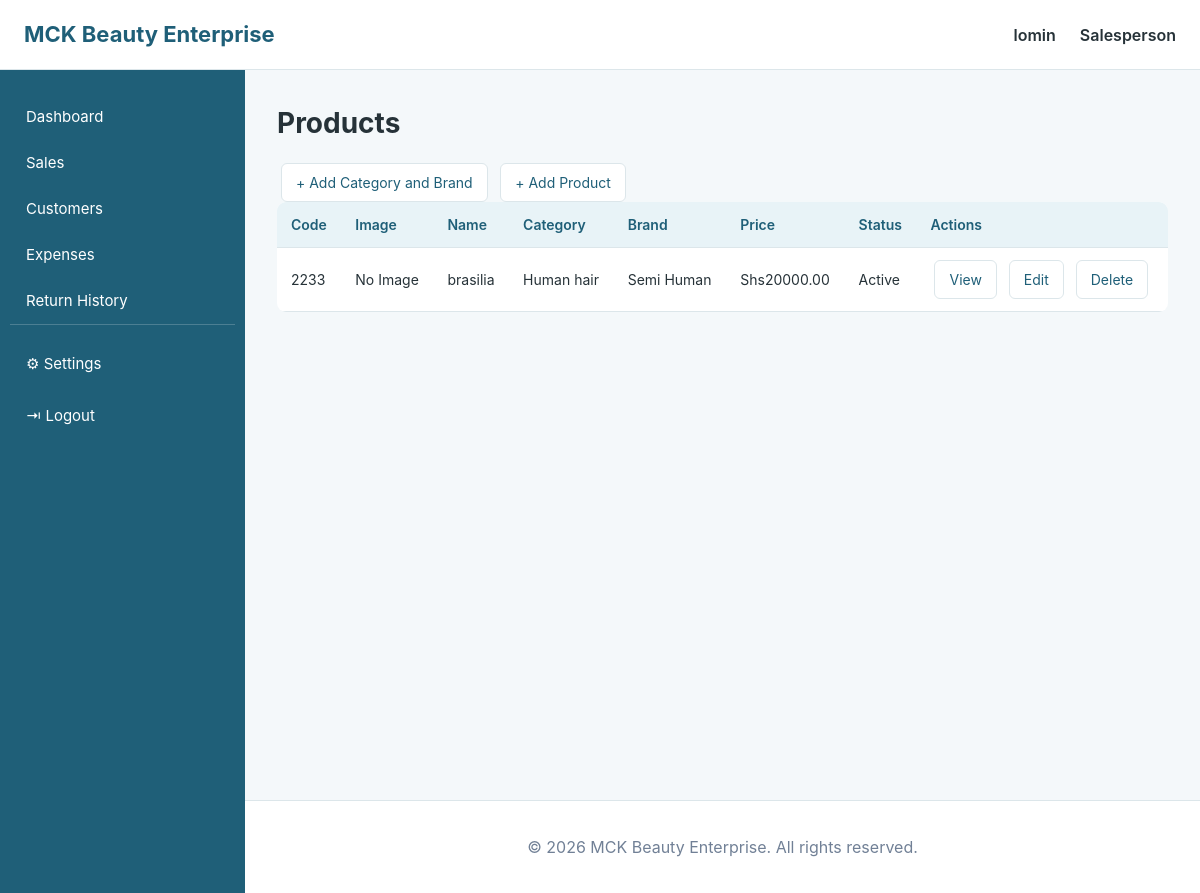
Before: /products/ (signed in) with the older database file.
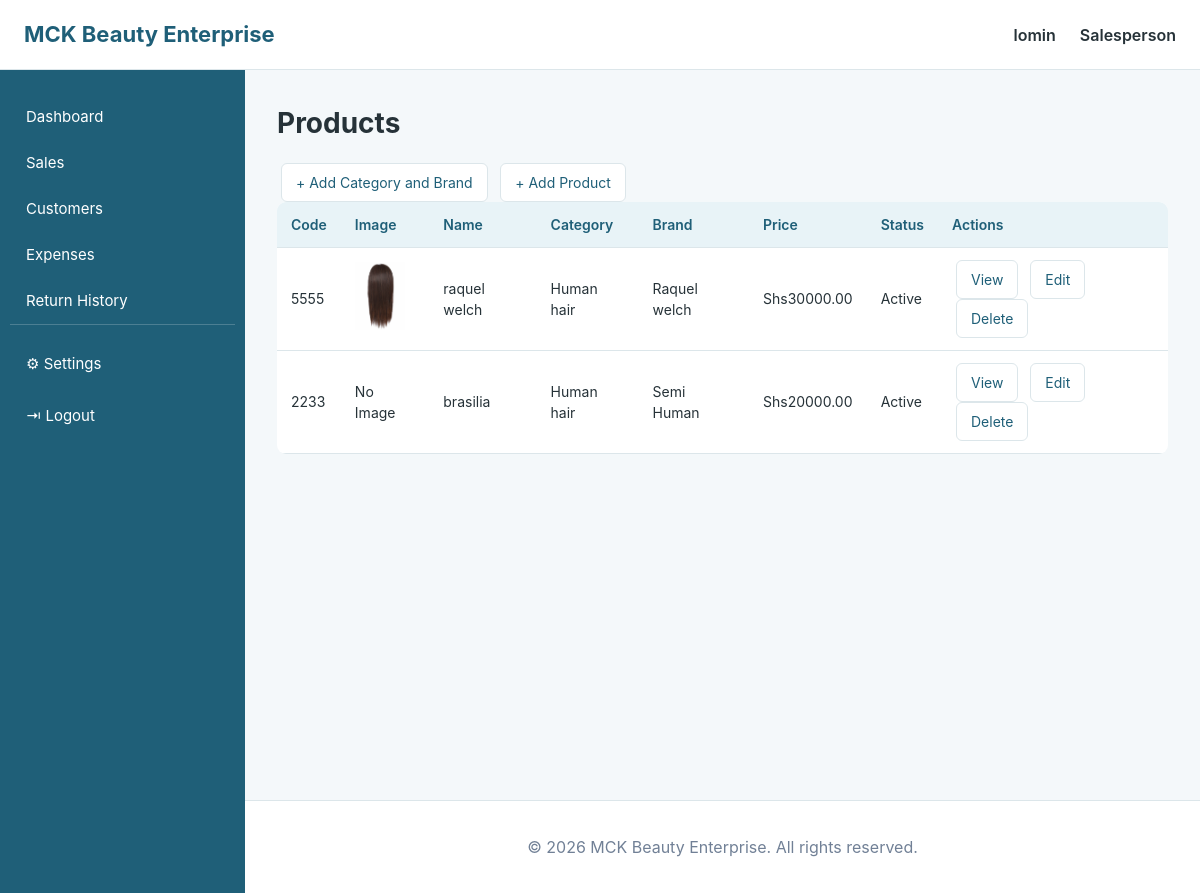
After: the same page with the newer database file.
### products/models.py (models this page shows, shortened)
class Product(models.Model):
    category = models.ForeignKey(Category, on_delete=models.PROTECT, related_name="products")
    brand = models.ForeignKey(Brand, on_delete=models.PROTECT, related_name="products")
    product_code = models.CharField(max_length=50, unique=True)
    barcode = models.CharField(max_length=100, unique=True, blank=True, null=True)
    name = models.CharField(max_length=200)
    description = models.TextField(blank=True)
    hair_type = models.CharField(max_length=50, blank=True)
    texture = models.CharField(max_length=50, blank=True)
    length = models.IntegerField(null=True, blank=True)
    color = models.CharField(max_length=50, blank=True)
    cost_price = models.DecimalField(max_digits=10, decimal_places=2)
    selling_price = models.DecimalField(max_digits=10, decimal_places=2)
    reorder_level = models.IntegerField(default=5)
    image = models.ImageField(upload_to="products/", blank=True, null=True)
    status = models.BooleanField(default=True)
    created_at = models.DateTimeField(auto_now_add=True)
    updated_at = models.DateTimeField(auto_now=True)

class Category(models.Model):
    name = models.CharField(max_length=100)
    description = models.TextField(blank=True)
    created_at = models.DateTimeField(auto_now_add=True)
    def __str__(self):
        return self.name

class Brand(models.Model):
    name = models.CharField(max_length=100)
    description = models.TextField(blank=True)
    created_at = models.DateTimeField(auto_now_add=True)
    def __str__(self):
        return self.name

### products/views.py (the view)
# urls.py: path("",views.view_product,name="view_product"),
@login_required
def view_product(request):
    query = request.GET.get("search")
    products=Product.objects.all().order_by("-created_at")
    if query:
        products = products.filter(
            name__icontains=query
        )
    context={
        "products":products,
        "search": query
        }
    return render(request, "Products/view_products.html",context)

### notifications/context_processors.py (called while the page is built)
def unread_notifications(request):
    user = getattr(request, "user", None)
    if user is not None and user.is_authenticated:
        return {
            "unread_notifications_count": Notification.objects.filter(
                recipient=user, is_read=False
            ).count()
        }
    return {"unread_notifications_count": 0}

### templates/Products/view_products.html (shortened to what this page needs)
{% extends "base.html" %}
{% block content %}
<div class="page-header">
    <h1>
        Products
    </h1>
    <a class="page-link" href="{% url 'BrandCategory'%}" class="btn-primary">
        + Add Category and  Brand
    </a>
    <a class="page-link" href="{% url 'add_product' %}" class="btn-primary">
        + Add Product
    </a>
</div>
<table class="erp-table">
<thead>
<tr>
<th>Code</th>
<th>Image</th>
<th>Name</th>
<th>Category</th>
<th>Brand</th>
<th>Price</th>
<th>Status</th>
<th>Actions</th>
</tr>
</thead>
<tbody>
{% for product in products %}
<tr>
<td>
{{ product.product_code }}
</td>
<td>
{% if product.image %}
<img src="{{ product.image.url }}" width="50">
{% else %}
No Image
{% endif %}
</td>
<td>
{{ product.name }}
</td>
<td>
{{ product.category }}
</td>
<td>
{{ product.brand }}
</td>
<td>
Shs{{ product.selling_price }}
</td>
<td>
{% if product.status %}
<span class="active">
Active
</span>
{% else %}
<span class="inactive">
Inactive
</span>
{% endif %}
</td>
<td>
<a class="page-link" href="{% url 'product-detail' product.id %}">
View
</a>
<a class="page-link" href="{% url 'product-edit' product.id %}">
Edit
</a>
<a class="page-link" href="{% url 'product-delete' product.id %}">
Delete
</a>
</td>
</tr>
{% empty %}
<tr>
<td colspan="8">
No products found
</td>
</tr>
{% endfor %}
</tbody>
</table>
{% endblock %}

Changed rows visible on the page:
added Product: product_code "5555", image (picture), name "raquel welch", category "Human hair", brand "Raquel welch", selling_price "30000.00", status "Active"
